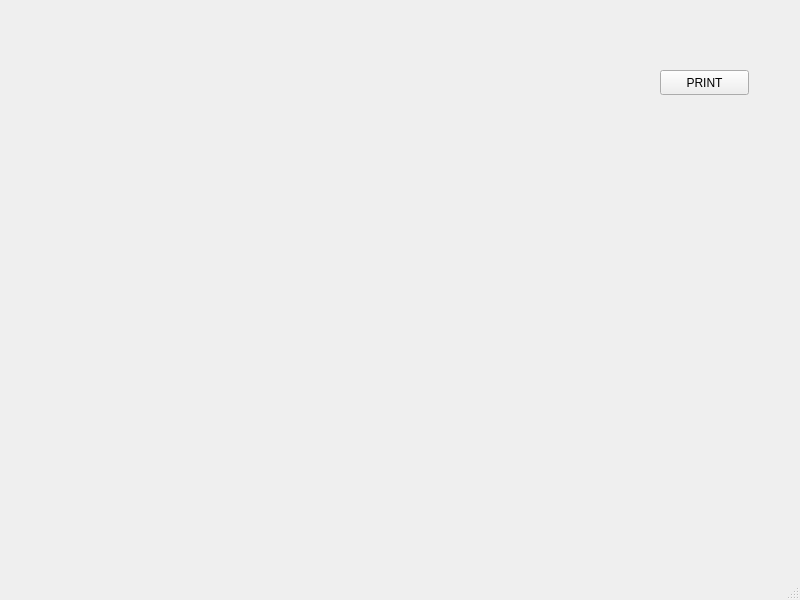
<?xml version="1.0" encoding="UTF-8"?>
<ui version="4.0">
 <class>MainWindow</class>
 <widget class="QMainWindow" name="MainWindow">
  <property name="geometry">
   <rect>
    <x>0</x>
    <y>0</y>
    <width>800</width>
    <height>600</height>
   </rect>
  </property>
  <property name="windowTitle">
   <string>MainWindow</string>
  </property>
  <widget class="QWidget" name="centralwidget">
   <widget class="QLabel" name="label">
    <property name="geometry">
     <rect>
      <x>50</x>
      <y>50</y>
      <width>561</width>
      <height>391</height>
     </rect>
    </property>
    <property name="text">
     <string/>
    </property>
   </widget>
   <widget class="QPushButton" name="pushButton">
    <property name="geometry">
     <rect>
      <x>660</x>
      <y>70</y>
      <width>89</width>
      <height>25</height>
     </rect>
    </property>
    <property name="text">
     <string>PRINT</string>
    </property>
   </widget>
  </widget>
  <widget class="QMenuBar" name="menubar">
   <property name="geometry">
    <rect>
     <x>0</x>
     <y>0</y>
     <width>800</width>
     <height>22</height>
    </rect>
   </property>
  </widget>
  <widget class="QStatusBar" name="statusbar"/>
 </widget>
 <resources/>
 <connections/>
</ui>
